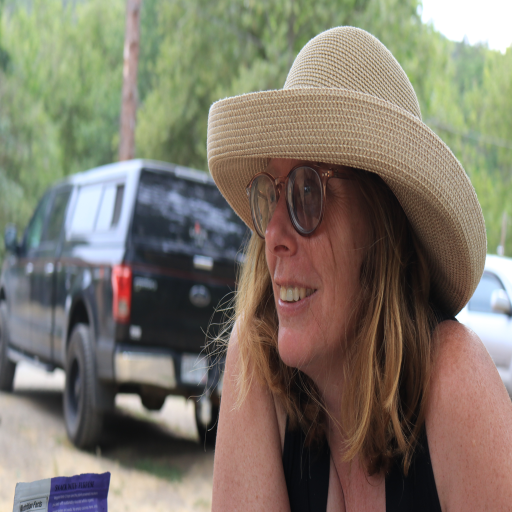
#> input picture resized_image.png, 1024 x 1024 px (shown at 1/2 size)
$ jupyter execute --allow-errors killtheseed.ipynb   (shell and % lines are left out)
#> lines starting #> are read from the running program, lines starting #| are printed output that depends on the picture; long printed decimals are rounded
#> (the call stopped at in download_wordlist, `response = requests.get(url)`: the network is not available in this run)
#> (reads bip39_wordlist.txt from the repository)
## Load and Preprocess the Image:
1. The image is loaded and resized to standard dimensions (1024x1024).
2.	Generate SHA-256 Hash of the Image: The image is converted to bytes, and a SHA-256 hash is generated.
3.	Generate 128 Unique 128-bit Segments: The image hash is concatenated with an incrementing counter and hashed again to produce unique 128-bit segments.
4.	Calculate Pixel Coordinates: Each 128-bit segment is split into two 64-bit parts, and modulo operation is used to generate coordinates.
5.	Extract RGB Values: The RGB values of the selected pixels are extracted.
6.	Concatenate RGB Values into Binary String: The RGB values are concatenated to form a binary string.
7.	Convert Binary String to Mnemonic Seed Phrase: The binary string is converted to a mnemonic seed phrase using BIP-39 standards.
8.	Derive Keys from Mnemonic Seed: The mnemonic seed is converted to a binary seed using PBKDF2, and then private and public keys are derived.

### Install the libraries

---

### Import all the libraries

[cell 1]
import hashlib
import hmac
import binascii
from PIL import Image
from pbkdf2 import PBKDF2
import requests
import tkinter as tk
from tkinter import filedialog

### Import an Image

[cell 2]
# Function to select an image file
def select_image():
    root = tk.Tk()
    root.withdraw()  # Hide the root window
    filename = filedialog.askopenfilename(title="Select an Image", filetypes=[("Image files", "*.png *.jpg *.jpeg *.bmp")])
#> the answer given: resized_image.png
    root.destroy()  # Destroy the root window
    return filename

# Function to load and preprocess the image
def load_image(image_path):
#> called with image_path = 'resized_image.png'
    image = Image.open(image_path)
#> image is the input picture: PIL image 1024x1024 RGB; mean R, G, B 125.8, 119, 105.6
    image = image.resize((1024, 1024))  # Resize to standard dimensions
    return image

# Function to save the resized image
def save_resized_image(image, save_path):
    image.save(save_path)

### Import the BIP-39 wordlist

[cell 3]
# Function to download and save the BIP-39 wordlist to a file
def download_wordlist(url='https://raw.githubusercontent.com/bitcoin/bips/master/bip-0039/english.txt', filename='bip39_wordlist.txt'):
    response = requests.get(url)
    response.raise_for_status()  # Ensure we notice bad responses
    with open(filename, 'w') as file:
        file.write(response.text)

# Function to load the BIP-39 wordlist from a file
def load_wordlist(filename='bip39_wordlist.txt'):
    with open(filename, 'r') as file:
        wordlist = [line.strip() for line in file.readlines()]
    return wordlist

### Processing

[cell 4]
# Function to generate SHA-256 hash of the image
def image_hash(image):
    image_data = image.tobytes()
    hash_object = hashlib.sha256(image_data)
    return hash_object.hexdigest()

# Function to generate 128 unique 128-bit segments
def generate_segments(image_hash):
    segments = []
    for i in range(128):
        hash_input = image_hash + str(i)
        hash_output = hashlib.sha256(hash_input.encode()).hexdigest()
        segment = hash_output[:32]  # First 128 bits (32 hex characters)
        segments.append(segment)
#> `segments = generate_segments(img_hash)`: segments = 128 items
    return segments

# Function to calculate pixel coordinates from 128-bit segment
def segment_to_coordinates(segment):
#> `coordinates = [segment_to_coordinates(segment) for segment in segments]`: coordinates = 128 pairs, first value 3 to 1022, second value 6 to 1023
    x = int(segment[:16], 16) % 1024
    y = int(segment[16:], 16) % 1024
    return (x, y)

# Function to extract RGB values from selected pixels
def extract_rgb_values(image, coordinates):
    pixel_data = []
    for coord in coordinates:
        pixel = image.getpixel(coord)
        pixel_data.append(pixel)
#> this loop made 128 passes
#> (coord, pixel) on passes 1 to 12: ((323, 937), (72, 85, 66)), ((821, 806), (26, 18, 15)), ((70, 695), (129, 132, 137)), ((548, 507), (137, 78, 69)), ((863, 390), (119, 94, 71)), ((805, 494), (19, 13, 13)), ((725, 442), (60, 36, 30)), ((853, 385), (121, 101, 77)), ((423, 520), (116, 121, 142)), ((902, 617), (24, 23, 22)), ((578, 754), (36, 24, 21)), ((789, 913), (20, 14, 15))
#> after the loop, pixel_data = 128 items, first 6: (72, 85, 66), (26, 18, 15), (129, 132, 137), (137, 78, 69), (119, 94, 71), (19, 13, 13)
    return pixel_data

# Function to concatenate RGB values into binary string
def concatenate_pixel_data(pixel_data):
    binary_string = ''
    for pixel in pixel_data:
        binary_string += '{:08b}{:08b}{:08b}'.format(pixel[0], pixel[1], pixel[2])
#> this loop made 128 passes
#> pixel on passes 2 to 13: (26, 18, 15), (129, 132, 137), (137, 78, 69), (119, 94, 71), (19, 13, 13), (60, 36, 30), (121, 101, 77), (116, 121, 142), (24, 23, 22), (36, 24, 21), (20, 14, 15), (164, 143, 114)
#> (pixel, binary_string) on pass 1: ((72, 85, 66), '010010000101010101000010')
    return binary_string

# Updated function to convert binary string to mnemonic seed phrase
def binary_to_mnemonic(binary_string, wordlist):
    # Use only the first 256 bits (32 bytes) for practical purposes
    binary_segment = binary_string[:256]

    # Convert binary_segment to hexadecimal and calculate the SHA-256 hash
    hex_segment = hex(int(binary_segment, 2))[2:].zfill(64)
    checksum = hashlib.sha256(binascii.unhexlify(hex_segment)).hexdigest()[:1]  # First 4 bits of the hash

    # Convert the checksum to binary and append it to the binary segment
    checksum_binary = bin(int(checksum, 16))[2:].zfill(4)
    entropy_with_checksum = binary_segment + checksum_binary

    # Convert the entropy_with_checksum to words
    words = []
    for i in range(0, len(entropy_with_checksum), 11):
        index = int(entropy_with_checksum[i:i+11], 2)
        words.append(wordlist[index])
    return ' '.join(words)

# Function to derive keys from mnemonic seed
def mnemonic_to_seed(mnemonic, passphrase=''):
    salt = 'mnemonic' + passphrase
    seed = PBKDF2(mnemonic, salt, iterations=2048, macmodule=hmac, digestmodule=hashlib.sha512).read(64)
    return seed

# Function to derive private and public keys using ECDSA
def derive_keys(seed):
    private_key = hashlib.sha256(seed[:32]).hexdigest()
    # Public key derivation would normally involve elliptic curve multiplication,
    # for simplicity, we demonstrate it here with a hash
    public_key = hashlib.sha256(private_key.encode()).hexdigest()
    return private_key, public_key

### Execution

#> (a cell that did not finish here is left out)

# Evaluation

1. Entropy Calculation: The calculate_entropy function calculates the entropy based on the number of unique colors found in randomly selected pixels.
2.	Collision Resistance: The check_collision_resistance function checks if any hashes collide among a set of images.
3.	Brute-force Resistance: The calculate_brute_force_resistance function calculates the bits of security based on the number of possible pixel combinations.
4.	Statistical Randomness: The check_statistical_randomness function uses the chi-square test to verify the randomness of pixel values.

## Cryptographic Evaluation of Image-Based and Traditional Seed Phrase Methods

### Objective: To compare the cryptographic robustness and strength of private keys generated using image-based methods versus traditional BIP-39 seed phrases.

### Cryptographic Logic

1.	Entropy:
* Definition: Entropy measures the unpredictability or randomness in a system. Higher entropy indicates more randomness and better security.
* Image-Based Method: Entropy is derived from the unique pixel values in the image. Larger images with more unique colors provide higher entropy.
* Traditional BIP-39 Seed Phrase: Each word in the BIP-39 word list represents 11 bits of entropy. A 12-word seed phrase provides 128 bits of entropy.
2.	Collision Resistance:
* Definition: Collision resistance ensures that two different inputs do not produce the same hash output.
* Image-Based Method: The hash of the entire image data should be unique for different images.
* Traditional BIP-39 Seed Phrase: Each seed phrase should produce a unique hash.
3.	Brute-force Resistance:
* Definition: Brute-force resistance measures the difficulty of guessing a secret through exhaustive search.
* Image-Based Method: The large number of possible pixel combinations provides high brute-force resistance.
* Traditional BIP-39 Seed Phrase: The limited set of word combinations provides lower brute-force resistance compared to image-based methods.
4.	Statistical Randomness:
* Definition: Statistical randomness tests ensure that the output does not exhibit any predictable patterns.
* Image-Based Method: The chi-square test on pixel values helps verify the randomness of the image data.
* Traditional BIP-39 Seed Phrase: Deterministic in nature, hence this test is not applicable.

### Implementation

Steps:

1.	Generate Private Keys: Derive private keys from the seed phrases generated by both methods.
2.	Evaluate Cryptographic Strength: Compare entropy, collision resistance, brute-force resistance, and statistical randomness.

### Import libraries

[cell 6]
import hashlib
import os
import random
import numpy as np
from PIL import Image
from collections import defaultdict
from scipy.stats import chisquare
import requests
import math
import secrets
import mnemonic
from concurrent.futures import ThreadPoolExecutor

### Image download

[cell 7]
# URLs of the test images
image_urls = [
    "https://unsplash.com/photos/KMn4VEeEPR8/download?force=true&w=1024",
    "https://unsplash.com/photos/K_JPLwJhKdk/download?force=true&w=1024",
   # https://unsplash.com/photos/a-boat-that-is-sitting-on-the-ground-aNY0nGDcNtM
    "https://unsplash.com/photos/aNY0nGDcNtM/download?force=true&w=1024"
]

# Corresponding local file names for the downloaded images
image_filenames = ["image1.jpg", "image2.jpg", "image3.jpg"]

# Function to download images
def download_images(urls, filenames):
    for url, filename in zip(urls, filenames):
        response = requests.get(url)
        response.raise_for_status()  # Ensure we notice bad responses
        with open(filename, 'wb') as file:
            file.write(response.content)
        print(f"Downloaded {filename}")
#> (the call stopped at in download_images, `response = requests.get(url)`: the network is not available in this run)

[cell 8]
# Function to calculate entropy for image-based method
def calculate_entropy(image_path, num_pixels=128):  # Increased number of pixels for higher accuracy
#> called with image_path = 'image1.jpg', num_pixels = 128
    image = Image.open(image_path).resize((1024, 1024))  # Use original 1024x1024 size
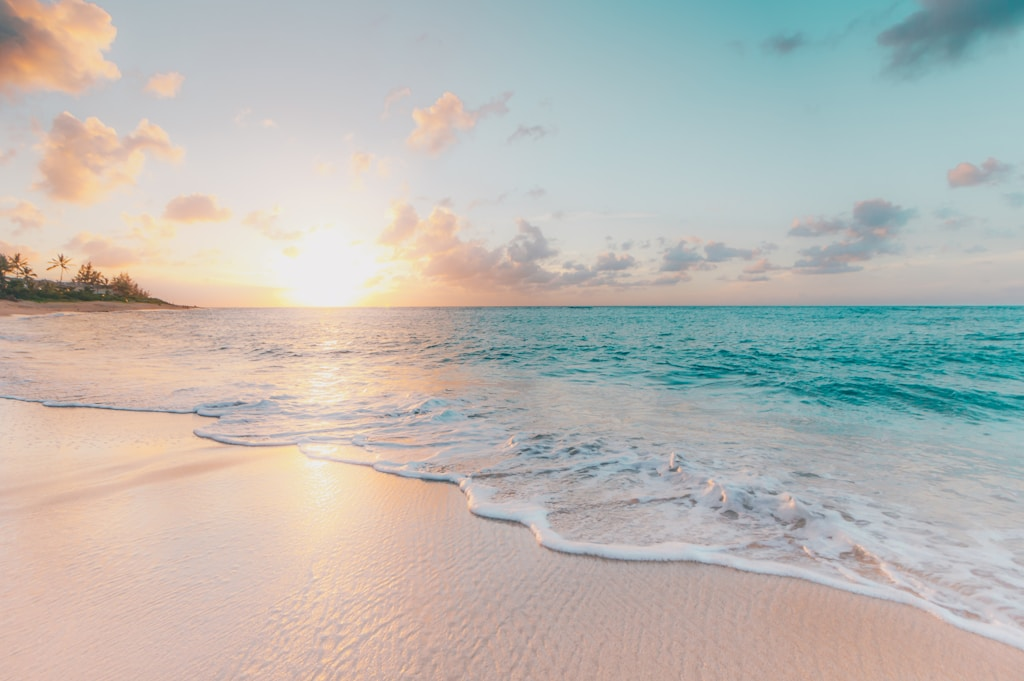
#> input picture image1.jpg, 1024 x 681 px
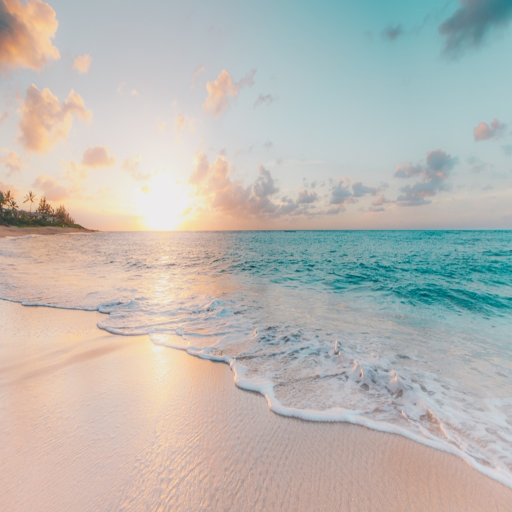
#> image: PIL image 1024x1024 RGB (shown at 1/2 size); mean R, G, B 186.3, 184.8, 179.7
    img_data = np.array(image)
    unique_colors = set()
    for _ in range(num_pixels):
        x, y = random.randint(0, 1023), random.randint(0, 1023)
        unique_colors.add(tuple(img_data[x, y]))
#> after the loop, unique_colors = 128 items
    entropy = len(unique_colors) * 24
#> entropy = 3072
    return entropy

# Function to check collision resistance for image-based method
def check_collision_resistance(image_paths):
    hashes = defaultdict(int)
    for path in image_paths:
        image = Image.open(path).resize((1024, 1024))  # Use original 1024x1024 size
        img_hash = hashlib.sha256(image.tobytes()).hexdigest()
        hashes[img_hash] += 1
        if hashes[img_hash] > 1:
            return False, img_hash
    return True, None

# Function to calculate brute-force resistance for image-based method
def calculate_brute_force_resistance(num_pixels=128):  # Increased number of pixels for higher accuracy
    total_pixels = 1024 * 1024  # Total pixels in original 1024x1024 image
    combinations = math.comb(total_pixels, num_pixels)
    brute_force_bits = math.log2(combinations)
    return brute_force_bits

# Function to check statistical randomness for image-based method
def check_statistical_randomness(image_path, num_samples=1000):  # Increased number of samples for higher accuracy
#> called with image_path = 'image1.jpg', num_samples = 1000
    image = Image.open(image_path).resize((1024, 1024))  # Use original 1024x1024 size
    img_data = np.array(image)
    pixel_values = []
    for _ in range(num_samples):
        x, y = random.randint(0, 1023), random.randint(0, 1023)
        pixel_values.append(img_data[x, y][0])  # Using only the Red channel for simplicity
#> after the loop, pixel_values = 1000 values, max 246 at index 424, min 1 at index 337, mean 187.3
    observed_freq = np.bincount(pixel_values, minlength=256)
#> observed_freq = 256 values, max 22 at index 190, min 0 at index 0, mean 3.91
    expected_freq = np.ones(256) * num_samples / 256
    chi2_stat, p_value = chisquare(observed_freq, expected_freq)
#> chi2_stat = 1590.2; p_value = 1.75e-191
    return chi2_stat, p_value

# Function to generate a traditional BIP-39 seed phrase
def generate_seed_phrase():
    mnemo = mnemonic.Mnemonic("english")
    entropy = secrets.token_bytes(16)  # 128 bits of entropy
    seed_phrase = mnemo.to_mnemonic(entropy)
    return seed_phrase

# Function to calculate entropy for traditional seed phrase method
def calculate_entropy_seed_phrase(seed_phrase):
    return 132

# Function to check collision resistance for traditional seed phrase method
def check_collision_resistance_seed_phrase(seed_phrases):
    hashes = defaultdict(int)
    for phrase in seed_phrases:
        phrase_hash = hashlib.sha256(phrase.encode()).hexdigest()
        hashes[phrase_hash] += 1
        if hashes[phrase_hash] > 1:
            return False, phrase_hash
    return True, None

# Function to calculate brute-force resistance for traditional seed phrase method
def calculate_brute_force_resistance_seed_phrase():
    brute_force_bits = 12 * math.log2(2048)
    return brute_force_bits

# Function to run all analyses for an image
def analyze_image(image_path):
    results = {}
    results['entropy'] = calculate_entropy(image_path)
    collision_free, colliding_hash = check_collision_resistance([image_path])
    results['collision_free'] = collision_free
    results['colliding_hash'] = colliding_hash
    results['brute_force_bits'] = calculate_brute_force_resistance()
    chi2_stat, p_value = check_statistical_randomness(image_path)
#> chi2_stat = 1590.2; p_value = 1.75e-191
    results['chi2_stat'] = chi2_stat
    results['p_value'] = p_value
    return results

# Function to run all analyses for a seed phrase
def analyze_seed_phrase(seed_phrase):
    results = {}
    results['entropy'] = calculate_entropy_seed_phrase(seed_phrase)
    collision_free, colliding_hash = check_collision_resistance_seed_phrase([seed_phrase])
    results['collision_free'] = collision_free
    results['colliding_hash'] = colliding_hash
    results['brute_force_bits'] = calculate_brute_force_resistance_seed_phrase()
    return results

### Implementation

#> (a cell that did not finish here is left out)

#> call 2 of calculate_entropy, with image_path = 'image2.jpg', num_pixels = 128
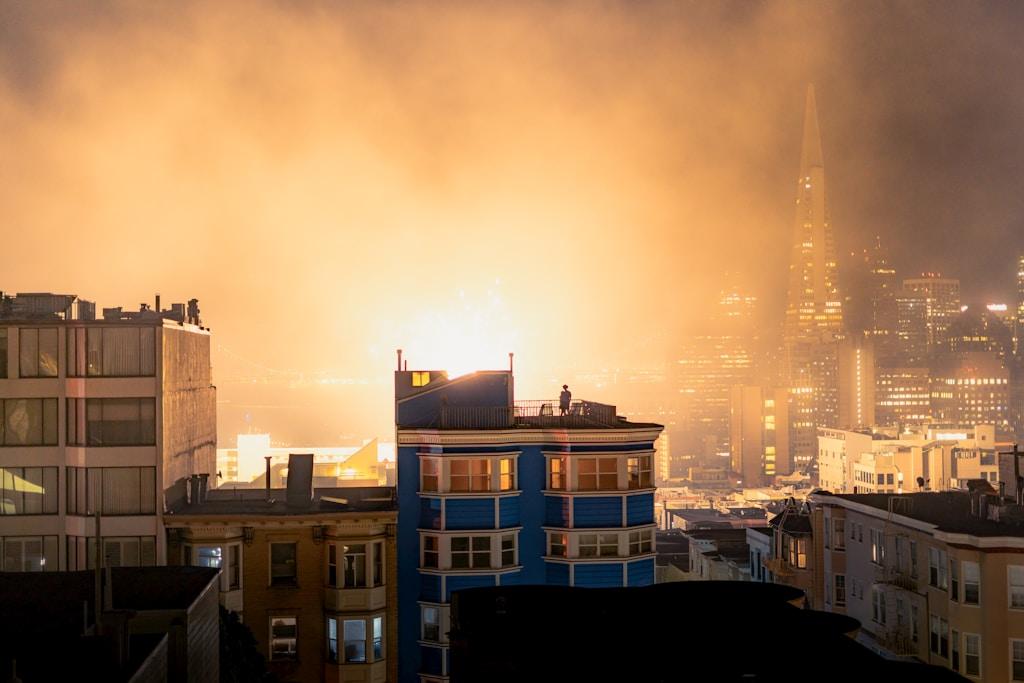
#> input picture image2.jpg, 1024 x 683 px
#> in calculate_entropy (call 2), `image = Image.open(image_path).resize((1024, 1024))`:
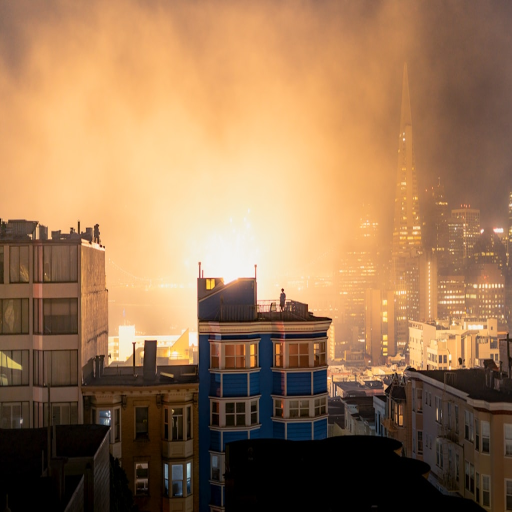
#> image: PIL image 1024x1024 RGB (shown at 1/2 size); mean R, G, B 156.5, 120, 85.4
#> after the loop in calculate_entropy (call 2), `for _ in range(num_pixels):`: unique_colors = 115 items
#> in calculate_entropy (call 2), `entropy = len(unique_colors) * 24`: entropy = 2760
#> call 3 of calculate_entropy, with image_path = 'image3.jpg', num_pixels = 128
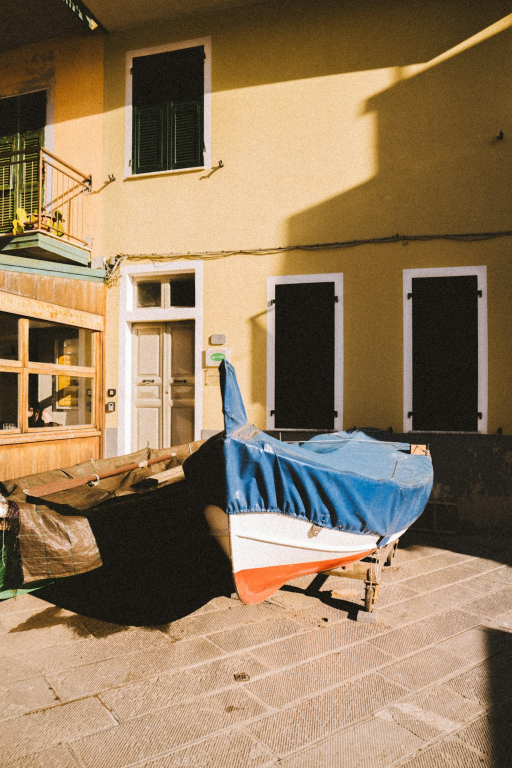
#> input picture image3.jpg, 1024 x 1536 px (shown at 1/2 size)
#> in calculate_entropy (call 3), `image = Image.open(image_path).resize((1024, 1024))`:
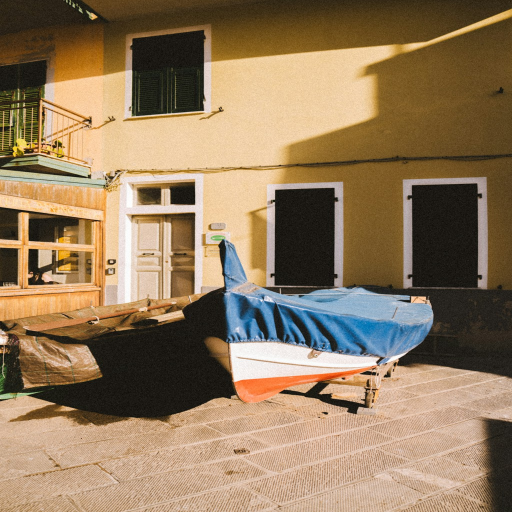
#> image: PIL image 1024x1024 RGB (shown at 1/2 size); mean R, G, B 146.3, 122.9, 93.8
#> after the loop in calculate_entropy (call 3), `for _ in range(num_pixels):`: unique_colors = 126 items
#> in calculate_entropy (call 3), `entropy = len(unique_colors) * 24`: entropy = 3024
#> `image_results = list(executor.map(analyze_image, image_paths))`: image_results = 3 items
#> the loop `for i, image_path in enumerate(image_paths):` made 3 passes
#|   Entropy: 3072 bits
#|   Collision Free: True
#|   Brute-force resistance: 1843.827 bits
#|   Chi-square statistic: 1590.208, p-value: 1.7492833853388042e-191
#|   Entropy: 2760 bits
#|   Collision Free: True
#|   Brute-force resistance: 1843.827 bits
#|   Chi-square statistic: 4344.768, p-value: 0.0
#|   Entropy: 3024 bits
#|   Collision Free: True
#> (further printed lines are left out)

    for i, image_path in enumerate(image_paths):
        results = image_results[i]
        print(f"Results for {image_path} (image-based):")
        print(f"  Entropy: {results['entropy']} bits")
        print(f"  Collision Free: {results['collision_free']}")
        if not results['collision_free']:
            print(f"  Colliding Hash: {results['colliding_hash']}")
        print(f"  Brute-force resistance: {results['brute_force_bits']} bits")
        print(f"  Chi-square statistic: {results['chi2_stat']}, p-value: {results['p_value']}")

    # Generate and analyze traditional seed phrases
    seed_phrases = [generate_seed_phrase() for _ in range(3)]
    with ThreadPoolExecutor() as executor:
        seed_phrase_results = list(executor.map(analyze_seed_phrase, seed_phrases))

    for i, seed_phrase in enumerate(seed_phrases):
        results = seed_phrase_results[i]
        print(f"Results for Seed Phrase {i+1} (traditional):")
        print(f"  Seed Phrase: {seed_phrase}")
        print(f"  Entropy: {results['entropy']} bits")
        print(f"  Collision Free: {results['collision_free']}")
        if not results['collision_free']:
            print(f"  Colliding Hash: {results['colliding_hash']}")
        print(f"  Brute-force resistance: {results['brute_force_bits']} bits")
